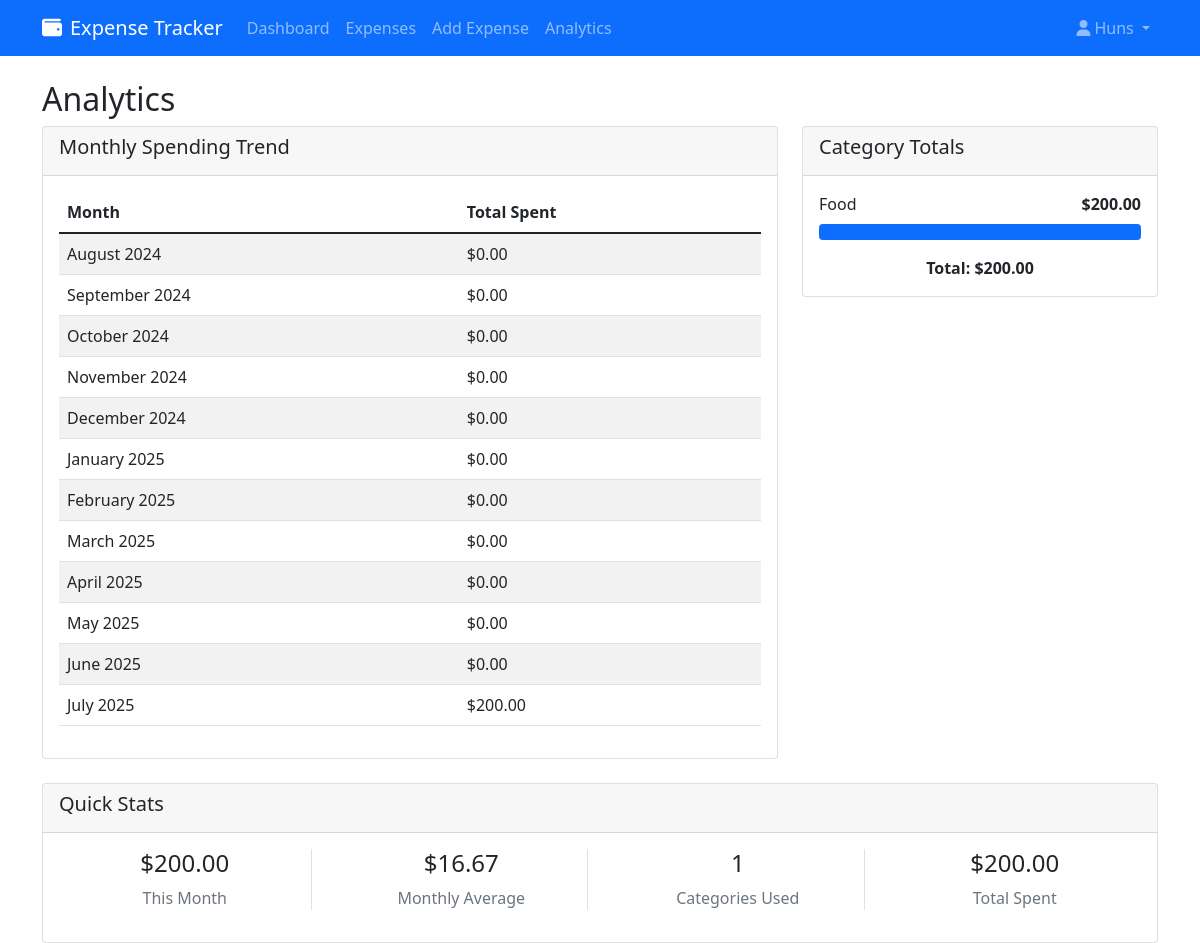
Page /analytics (signed in) on the committed database.
### app.py (models this page shows)
class User(UserMixin, db.Model):
    id = db.Column(db.Integer, primary_key=True)
    username = db.Column(db.String(80), unique=True, nullable=False)
    email = db.Column(db.String(120), unique=True, nullable=False)
    password_hash = db.Column(db.String(120), nullable=False)
    expenses = db.relationship('Expense', backref='user', lazy=True, cascade='all, delete-orphan')

class Expense(db.Model):
    id = db.Column(db.Integer, primary_key=True)
    amount = db.Column(db.Float, nullable=False)
    description = db.Column(db.String(200), nullable=False)
    category = db.Column(db.String(50), nullable=False)
    date = db.Column(db.Date, nullable=False, default=datetime.now().date)
    user_id = db.Column(db.Integer, db.ForeignKey('user.id'), nullable=False)

### app.py (the view)
@app.route('/analytics')
@login_required
def analytics():
    monthly_data = []
    for i in range(12):
        date = datetime.now() - timedelta(days=30*i)
        start_of_month = datetime(date.year, date.month, 1).date()
        if date.month == 12:
            end_of_month = datetime(date.year + 1, 1, 1).date()
        else:
            end_of_month = datetime(date.year, date.month + 1, 1).date()
        total = db.session.query(db.func.sum(Expense.amount))\
                         .filter(Expense.user_id == current_user.id,
                               Expense.date >= start_of_month,
                               Expense.date < end_of_month)\
                         .scalar() or 0
        monthly_data.append({
            'month': calendar.month_name[date.month],
            'year': date.year,
            'total': total
        })
    monthly_data.reverse()
    category_totals = db.session.query(Expense.category, db.func.sum(Expense.amount))\
                               .filter(Expense.user_id == current_user.id)\
                               .group_by(Expense.category).all()
    return render_template('analytics.html',
                         monthly_data=monthly_data,
                         category_totals=category_totals)

### app.py (called while the page is built)
@login_manager.user_loader
def load_user(user_id):
    return User.query.get(int(user_id))

### templates/analytics.html (shortened to what this page needs)
{% extends "base.html" %}
{% block content %}
<div class="row">
    <div class="col-12">
        <h2>Analytics</h2>
    </div>
</div>
<div class="row mb-4">
    <div class="col-md-8">
        <div class="card">
            <div class="card-header">
                <h5>Monthly Spending Trend</h5>
            </div>
            <div class="card-body">
                <div class="table-responsive">
                    <table class="table table-striped">
                        <thead>
                            <tr>
                                <th>Month</th>
                                <th>Total Spent</th>
                            </tr>
                        </thead>
                        <tbody>
                            {% for data in monthly_data %}
                            <tr>
                                <td>{{ data.month }} {{ data.year }}</td>
                                <td>${{ "%.2f"|format(data.total) }}</td>
                            </tr>
                            {% endfor %}
                        </tbody>
                    </table>
                </div>
            </div>
        </div>
    </div>
    <div class="col-md-4">
        <div class="card">
            <div class="card-header">
                <h5>Category Totals</h5>
            </div>
            <div class="card-body">
                {% if category_totals %}
                {% set total_amount = category_totals | sum(attribute=1) %}
                {% for category, amount in category_totals %}
                <div class="d-flex justify-content-between mb-2">
                    <span>{{ category }}</span>
                    <strong>${{ "%.2f"|format(amount) }}</strong>
                </div>
                <div class="progress mb-3">
                    <div class="progress-bar" role="progressbar"
                         style="width: {{ (amount / total_amount * 100) if total_amount > 0 else 0 }}%">
                    </div>
                </div>
                {% endfor %}
                <div class="text-center mt-3">
                    <strong>Total: ${{ "%.2f"|format(total_amount) }}</strong>
                </div>
                {% else %}
                <p class="text-center">No expenses recorded yet</p>
                {% endif %}
            </div>
        </div>
    </div>
</div>
<div class="row">
    <div class="col-12">
        <div class="card">
            <div class="card-header">
                <h5>Quick Stats</h5>
            </div>
            <div class="card-body">
                <div class="row text-center">
                    <div class="col-md-3">
                        <div class="border-end">
                            <h4>${{ "%.2f"|format(monthly_data[-1].total if monthly_data else 0) }}</h4>
                            <p class="text-muted">This Month</p>
                        </div>
                    </div>
                    <div class="col-md-3">
                        <div class="border-end">
                            <h4>${{ "%.2f"|format((monthly_data | sum(attribute='total')) / 12 if monthly_data else 0) }}</h4>
                            <p class="text-muted">Monthly Average</p>
                        </div>
                    </div>
                    <div class="col-md-3">
                        <div class="border-end">
                            <h4>{{ category_totals | length }}</h4>
                            <p class="text-muted">Categories Used</p>
                        </div>
                    </div>
                    <div class="col-md-3">
                        <h4>${{ "%.2f"|format(category_totals | sum(attribute=1) if category_totals else 0) }}</h4>
                        <p class="text-muted">Total Spent</p>
                    </div>
                </div>
            </div>
        </div>
    </div>
</div>
{% endblock %}

### templates/base.html (shortened to what this page needs)
<!DOCTYPE html>
<html lang="en">
<head>
    <link href="https://cdn.jsdelivr.net/npm/bootstrap@5.1.3/dist/css/bootstrap.min.css" rel="stylesheet">
    <link href="https://cdnjs.cloudflare.com/ajax/libs/font-awesome/6.0.0/css/all.min.css" rel="stylesheet">
</head>
<body>
    <nav class="navbar navbar-expand-lg navbar-dark bg-primary">
        <div class="container">
            <a class="navbar-brand" href="{{ url_for('index') }}">
                <i class="fas fa-wallet me-2"></i>Expense Tracker
            </a>
            {% if current_user.is_authenticated %}
            <div class="collapse navbar-collapse" id="navbarNav">
                <ul class="navbar-nav me-auto">
                    <li class="nav-item">
                        <a class="nav-link" href="{{ url_for('dashboard') }}">Dashboard</a>
                    </li>
                    <li class="nav-item">
                        <a class="nav-link" href="{{ url_for('expenses') }}">Expenses</a>
                    </li>
                    <li class="nav-item">
                        <a class="nav-link" href="{{ url_for('add_expense') }}">Add Expense</a>
                    </li>
                    <li class="nav-item">
                        <a class="nav-link" href="{{ url_for('analytics') }}">Analytics</a>
                    </li>
                </ul>
                <ul class="navbar-nav">
                    <li class="nav-item dropdown">
                        <a class="nav-link dropdown-toggle" href="#" id="navbarDropdown" role="button" data-bs-toggle="dropdown">
                            <i class="fas fa-user me-1"></i>{{ current_user.username }}
                        </a>
                    </li>
                </ul>
            </div>
            {% endif %}
        </div>
    </nav>
    <main class="container mt-4">
        {% block content %}{% endblock %}
    </main>
</body>
</html>

### rows in the picture
User: username "Huns"
Expense: category "Food", amount "200.00", {{ (amount / total_amount * 100) if total_amount > 0 else 0 }} 100.0 (drawn)

### other values in the picture
{{ data.month }} "August" "September" "October" "November" "December" "January" "February" "March" "April" "May" "June" "July"
{{ data.year }} "2024" "2024" "2024" "2024" "2024" "2025" "2025" "2025" "2025" "2025" "2025" "2025"
{{ "%.2f"|format(data.total) }} "0.00" "0.00" "0.00" "0.00" "0.00" "0.00" "0.00" "0.00" "0.00" "0.00" "0.00" "200.00"
{{ "%.2f"|format(total_amount) }} "200.00"
{{ "%.2f"|format(monthly_data[-1].total if monthly_data else 0) }} "200.00"
{{ category_totals | length }} "1"
